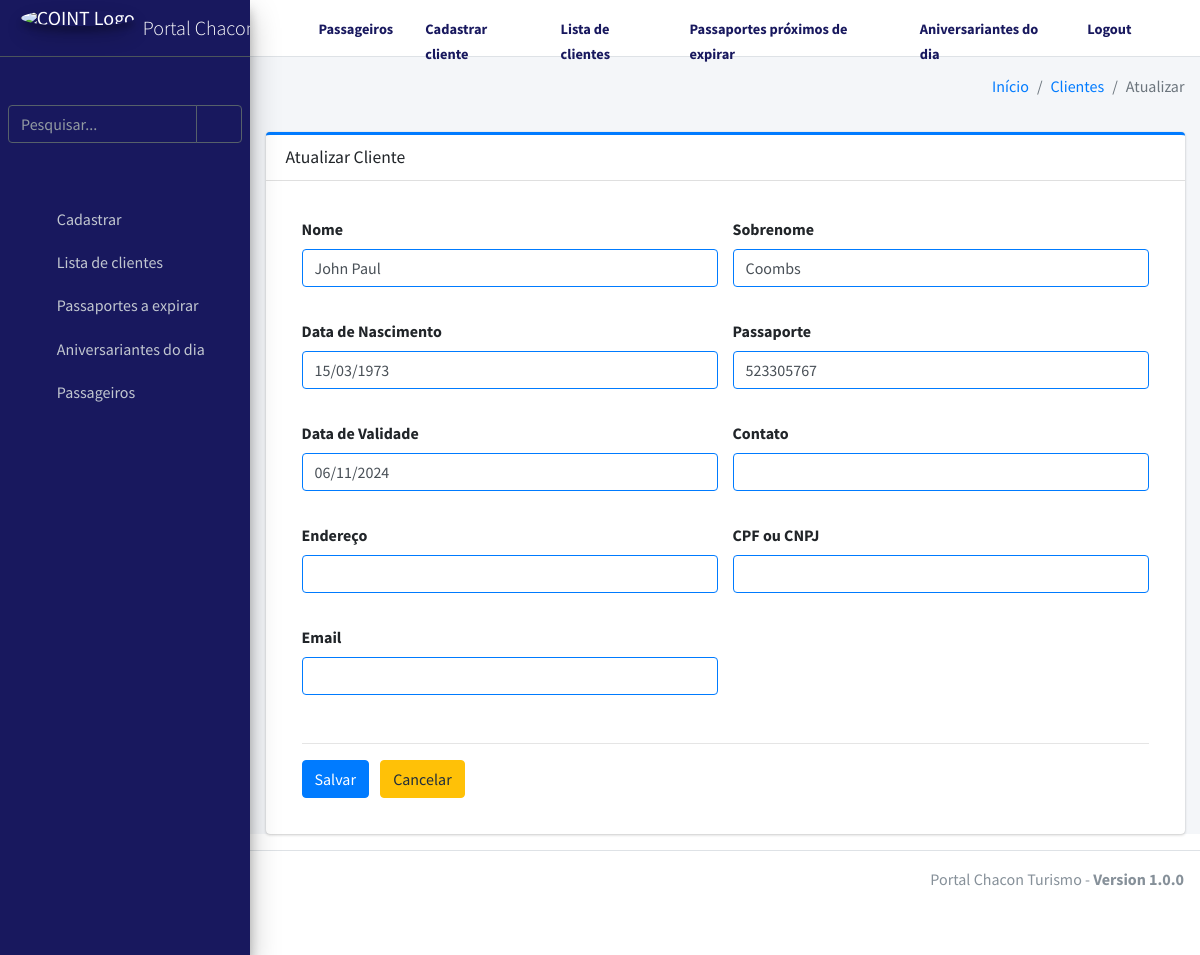
The app's page /example/update/5 (signed in) with its own data.
### apps/app_exemplo/models.py (models this page shows, shortened)
class Clientes(models.Model):
    nome = models.CharField("Nome", max_length=255, blank=True, null=True)
    sobrenome = models.CharField("Sobrenome", max_length=255, blank=True, null=True)
    datanascimento = models.DateField("Data de Nascimento", auto_now_add=False, blank=True, null=True )
    passaporte = models.CharField("Passaporte", max_length=255, blank=True, null=True)
    datavalidade = models.DateField("Data de Validade", auto_now_add=False, blank=True, null=True )
    contato = models.PositiveIntegerField("Contato", blank=True, null=True)
    cpfcnpj = models.CharField("CPF ou CNPJ", max_length=400, blank=True, null=True)
    endereco = models.CharField("Endereço", max_length=1000, blank=True, null=True)
    email = models.CharField("Email", max_length=400, blank=True, null=True)

### apps/app_exemplo/views.py (the view, shortened to what this page needs)
# urls.py: path('update/<int:pk>', views.ClientesUpdateView.as_view(), name='clientes-update'),
@method_decorator(login_required, name='dispatch')
class ClientesUpdateView(UpdateView):
    model = models.Clientes
    template_name = "app_clientes/clientes_update.html"
    form_class = forms.ClientesForm

### apps/app_exemplo/forms.py
class ClientesForm(forms.ModelForm):
    class Meta:
        model = models.Clientes
        fields = [ "nome", "sobrenome", "datanascimento", "passaporte", "datavalidade", "contato", "endereco", "cpfcnpj", "email"]
        widgets = {
            'nome': forms.TextInput(attrs={'class': 'form-control border border-primary'}),
            'sobrenome': forms.TextInput(attrs={'class': 'form-control border border-primary'}),
            'datanascimento': forms.DateInput(attrs={'class': 'form-control border border-primary'}),
            'passaporte': forms.TextInput(attrs={'class': 'form-control border border-primary'}),
            'datavalidade': forms.DateInput(attrs={'class': 'form-control border border-primary'}),
            'contato': forms.NumberInput(attrs={'class': 'form-control border border-primary'}),
            'endereco': forms.TextInput(attrs={'class': 'form-control border border-primary'}),
            'email': forms.TextInput(attrs={'class': 'form-control border border-primary'}),
        }

### apps/app_exemplo/templates/app_clientes/clientes_update.html (shortened to what this page needs)
{% extends "base/base.html" %}
{% load static %}
{% load crispy_forms_tags %}
{% load widget_tweaks %}
{% block breadcrumb %}
  <li class="breadcrumb-item"><a href="{% url 'base:index' %}">Início</a></li>
  <li class="breadcrumb-item"><a href="{% url 'example:clientes-list-datatable' %}">Clientes</a></li>
  <li class="breadcrumb-item active">Atualizar</li>
{% endblock %}
{% block content %}
<div class="card card-primary card-outline">
  <div class="card-header">
    <h3 class="card-title">Atualizar Cliente</h3>
  </div>
  <div class="card-body">
    {% include 'app_clientes/clientes_form.html' %}
  </div>
</div>
{% endblock %}

### apps/app_exemplo/templates/app_clientes/clientes_form.html (shortened to what this page needs)
{% load static %}
{% load crispy_forms_tags %}
{% load widget_tweaks %}
<form class="p-3" method='post'>
    <div class="row">
        <div class="col-12 col-md-6 mb-3">
            {{form.nome|add_class:"form-control border border-primary"|as_crispy_field}}
        </div>
        <div class="col-12 col-md-6 mb-3">
            {{form.sobrenome|add_class:"form-control border border-primary"|as_crispy_field}}
        </div>
        <div class="col-12 col-md-6 mb-3">
            {{form.datanascimento|add_class:"form-control border border-primary"|as_crispy_field}}
        </div>
        <div class="col-12 col-md-6 mb-3">
            {{form.passaporte|add_class:"form-control border border-primary"|as_crispy_field}}
        </div>
        <div class="col-12 col-md-6 mb-3">
            {{form.datavalidade|add_class:"form-control border border-primary"|as_crispy_field}}
        </div>
        <div class="col-12 col-md-6 mb-3">
            {{form.contato|add_class:"form-control border border-primary"|as_crispy_field}}
        </div>
        <div class="col-12 col-md-6 mb-3">
            {{form.endereco|add_class:"form-control border border-primary"|as_crispy_field}}
        </div>
        <div class="col-12 col-md-6 mb-3">
            {{form.cpfcnpj|add_class:"form-control border border-primary"|as_crispy_field}}
        </div>
        <div class="col-12 col-md-6 mb-3">
            {{form.email|add_class:"form-control border border-primary"|as_crispy_field}}
        </div>
    </div>
    <hr>
    <div class="mt-3">
        <button type="submit" class="btn btn-primary" class="mx-2"> Salvar </button>
        <a href="{% url 'example:clientes-list-datatable' %}" class="mx-2">
            <button type="button" class="btn btn-warning"> Cancelar </button>
        </a>
    </div>
</form>

### records on screen
Clientes: nome "John Paul", sobrenome "Coombs", datanascimento "15/03/1973", passaporte "523305767", datavalidade "06/11/2024"
